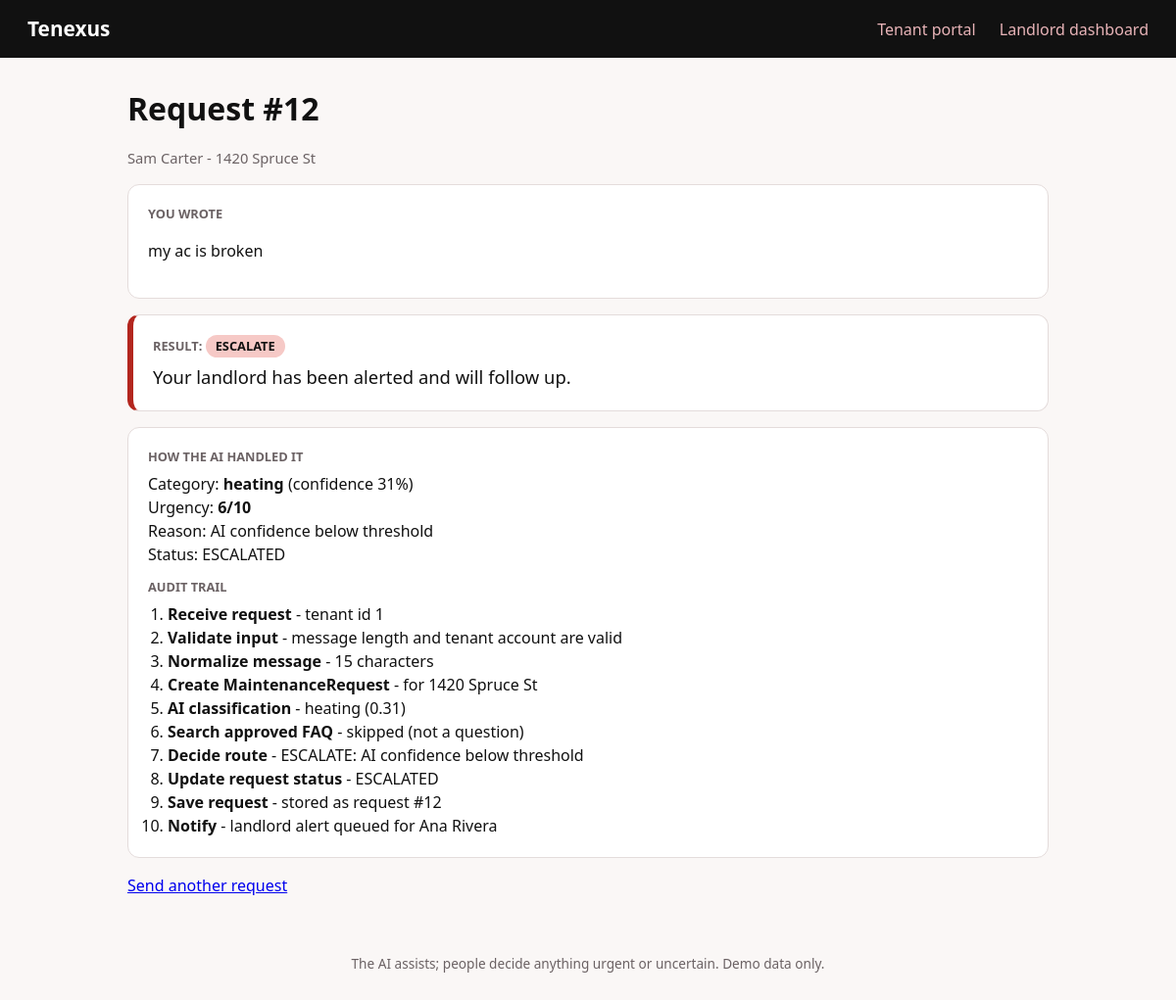
Page /requests/12 on the committed database.
### tables this page shows
CREATE TABLE requests (
    id             INTEGER PRIMARY KEY,
    tenant_id      INTEGER NOT NULL REFERENCES tenants(id),
    property_id    INTEGER NOT NULL REFERENCES properties(id),
    message        TEXT NOT NULL CHECK (length(message) BETWEEN 5 AND 1000),
    created_at     TEXT NOT NULL DEFAULT (strftime('%Y-%m-%d %H:%M:%f', 'now')),
    category       TEXT NOT NULL CHECK (category IN
                   ('plumbing','electrical','heating','appliance','pests','lockout','safety','noise','question')),
    confidence     REAL NOT NULL CHECK (confidence BETWEEN 0 AND 1),
    urgency        INTEGER NOT NULL CHECK (urgency BETWEEN 0 AND 10),
    route          TEXT NOT NULL CHECK (route IN ('ANSWER','VENDOR','ESCALATE')),
    reason         TEXT NOT NULL,
    vendor_name    TEXT,
    vendor_phone   TEXT,
    answer_text    TEXT,
    status         TEXT NOT NULL CHECK (status IN
                   ('NEW','TRIAGED','ANSWERED','REFERRED','ESCALATED','REVIEWED')),
    landlord_route TEXT CHECK (landlord_route IN ('ANSWER','VENDOR','ESCALATE')),
    reviewed_at    TEXT,
    -- a request is reviewed exactly when the landlord's route is filled in
    CHECK ((landlord_route IS NULL) = (reviewed_at IS NULL))
);

CREATE TABLE tenants (
    id          INTEGER PRIMARY KEY,
    property_id INTEGER NOT NULL REFERENCES properties(id),
    name        TEXT NOT NULL CHECK (length(trim(name)) > 0),
    email       TEXT NOT NULL UNIQUE CHECK (email LIKE '%_@_%._%')
);

CREATE TABLE properties (
    id          INTEGER PRIMARY KEY,
    landlord_id INTEGER NOT NULL REFERENCES landlords(id),
    address     TEXT NOT NULL UNIQUE
);

CREATE TABLE audit_log (
    id         INTEGER PRIMARY KEY,
    request_id INTEGER NOT NULL REFERENCES requests(id),
    step       INTEGER NOT NULL CHECK (step BETWEEN 1 AND 10),
    step_name  TEXT NOT NULL,
    detail     TEXT NOT NULL
);

### webapp/app.py (the view)
    @app.get("/requests/<int:request_id>")
    def request_page(request_id):
        row = repo.get_request(request_id)
        if row is None:
            raise NotFound("That request does not exist.")
        return render_template("request.html", r=present(row), audit=repo.audit_for(request_id))

### webapp/repository.py (called while the page is built)
    @contextmanager
    def connect(self):
        conn = sqlite3.connect(self.db_path)
        conn.row_factory = sqlite3.Row
        conn.execute("PRAGMA foreign_keys = ON")
        try:
            yield conn
            conn.commit()
        except Exception:
            conn.rollback()
            raise
        finally:
            conn.close()

    def get_request(self, request_id):
        with self.connect() as db:
            row = db.execute("SELECT * FROM request_details WHERE id = ?", (request_id,)).fetchone()
        return dict(row) if row else None

    def audit_for(self, request_id):
        with self.connect() as db:
            return [dict(r) for r in db.execute(
                "SELECT step, step_name, detail FROM audit_log WHERE request_id = ? ORDER BY step", (request_id,))]

### webapp/workflow.py (called while the page is built)
def tenant_message(route, reason, category, answer, vendor_name, vendor_phone):
    emergency = reason.startswith("Safety keyword") or category == "safety"
    if route == "ANSWER":
        return answer
    if route == "VENDOR":
        return (f"Please contact {vendor_name} at {vendor_phone}. "
                "Your landlord can review this referral.")
    text = "Your landlord has been alerted and will follow up."
    if emergency:
        text = ("If anyone is in danger, or you smell gas or see smoke or fire, leave the area and call 911. "
                + text)
    return text

### webapp/templates/request.html (shortened to what this page needs)
{% extends "base.html" %}
{% block content %}
<h1>Request #{{ r.id }}</h1>
<p class="muted">{{ r.tenant_name }} - {{ r.property_address }}</p>
<div class="card">
  <p class="label">You wrote</p>
  <p>{{ r.message }}</p>
</div>
<div class="card result {{ r.route|lower }}">
  <p class="label">Result: <span class="pill {{ r.route|lower }}">{{ r.route }}</span></p>
  <p class="big">{{ r.tenant_message }}</p>
</div>
<div class="card">
  <p class="label">How the AI handled it</p>
  <ul class="plain">
    <li>Category: <strong>{{ r.category }}</strong> (confidence {{ '%.0f' % (r.confidence * 100) }}%)</li>
    <li>Urgency: <strong>{{ r.urgency }}/10</strong></li>
    <li>Reason: {{ r.reason }}</li>
    <li>Status: {{ r.status }}{% if r.landlord_route %} - landlord chose {{ r.landlord_route }}{% endif %}</li>
  </ul>
  <p class="label">Audit trail</p>
  <ol class="audit">
    {% for a in audit %}<li><strong>{{ a.step_name }}</strong> - {{ a.detail }}</li>{% endfor %}
  </ol>
</div>
<p><a href="{{ url_for('portal') }}">Send another request</a></p>
{% endblock %}

### webapp/static/style.css (style rules this page uses)
:root { --ink:#111; --bg:#faf7f6; --pink:#e8b4b8; --pink-dark:#c98a90; --line:#e4dcdb; --muted:#6b6264; }
* { box-sizing: border-box; }
body { margin:0; font-family: system-ui, -apple-system, "Segoe UI", Arial, sans-serif; background:var(--bg); color:var(--ink); line-height:1.5; }
h1 { margin:.2em 0; }
.muted { color:var(--muted); font-size:.92rem; }
.card { background:#fff; border:1px solid var(--line); border-radius:12px; padding:20px; margin:16px 0; }
.label { font-size:.8rem; text-transform:uppercase; color:var(--muted); font-weight:700; margin:0 0 6px; }
.big { font-size:1.15rem; margin:0; }
.result { border-left:6px solid var(--pink); }
.result.escalate { border-left-color:#b3261e; }
.pill { display:inline-block; padding:2px 10px; border-radius:999px; font-size:.8rem; font-weight:700; background:var(--pink); color:var(--ink); }
.pill.escalate { background:#f6c9c6; }
ul.plain { list-style:none; padding:0; margin:0 0 12px; }
ol.audit { padding-left:20px; margin:6px 0 0; }

### rows in the picture
requests: id "12", message "my ac is broken", route "ESCALATE", category "heating", r.confidence*100 "31", urgency "6", reason "AI confidence below threshold", status "ESCALATED"
tenants: tenant_name "Sam Carter"
properties: property_address "1420 Spruce St"
audit_log: step_name "Receive request", detail "tenant id 1"
audit_log: step_name "Validate input", detail "message length and tenant account are valid"
audit_log: step_name "Normalize message", detail "15 characters"
audit_log: step_name "Create MaintenanceRequest", detail "for 1420 Spruce St"
audit_log: step_name "AI classification", detail "heating (0.31)"
audit_log: step_name "Search approved FAQ", detail "skipped (not a question)"
audit_log: step_name "Decide route", detail "ESCALATE: AI confidence below threshold"
audit_log: step_name "Update request status", detail "ESCALATED"
audit_log: step_name "Save request", detail "stored as request #12"
audit_log: step_name "Notify", detail "landlord alert queued for Ana Rivera"

### other values in the picture
{{ r.tenant_message }} "Your landlord has been alerted and will follow up."
